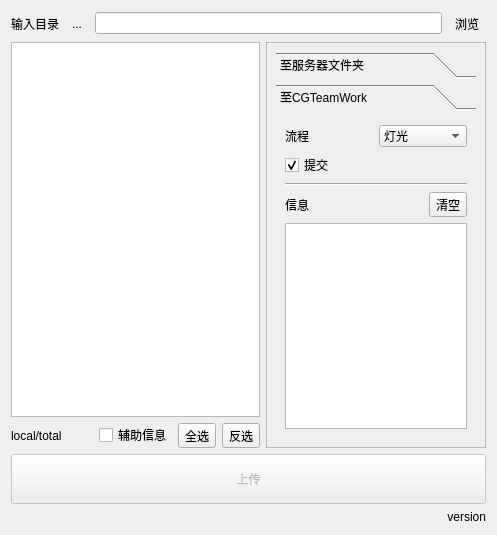
<?xml version="1.0" encoding="UTF-8"?>
<ui version="4.0">
 <class>Dialog</class>
 <widget class="QDialog" name="Dialog">
  <property name="geometry">
   <rect>
    <x>0</x>
    <y>0</y>
    <width>497</width>
    <height>535</height>
   </rect>
  </property>
  <property name="sizePolicy">
   <sizepolicy hsizetype="Expanding" vsizetype="Expanding">
    <horstretch>0</horstretch>
    <verstretch>0</verstretch>
   </sizepolicy>
  </property>
  <property name="windowTitle">
   <string>上传工具</string>
  </property>
  <layout class="QVBoxLayout" name="verticalLayout">
   <item>
    <layout class="QHBoxLayout" name="horizontalLayout_5">
     <item>
      <widget class="QLabel" name="label_6">
       <property name="sizePolicy">
        <sizepolicy hsizetype="Preferred" vsizetype="Preferred">
         <horstretch>0</horstretch>
         <verstretch>0</verstretch>
        </sizepolicy>
       </property>
       <property name="text">
        <string>输入目录</string>
       </property>
      </widget>
     </item>
     <item>
      <widget class="QToolButton" name="toolButtonOpenDir">
       <property name="text">
        <string>...</string>
       </property>
       <property name="autoRaise">
        <bool>true</bool>
       </property>
      </widget>
     </item>
     <item>
      <widget class="QLineEdit" name="dirEdit">
       <property name="dragEnabled">
        <bool>true</bool>
       </property>
      </widget>
     </item>
     <item>
      <widget class="QToolButton" name="dirButton">
       <property name="text">
        <string>浏览</string>
       </property>
       <property name="autoRaise">
        <bool>true</bool>
       </property>
      </widget>
     </item>
    </layout>
   </item>
   <item>
    <layout class="QHBoxLayout" name="horizontalLayout_2">
     <item>
      <layout class="QVBoxLayout" name="verticalLayout_4">
       <item>
        <widget class="QListWidget" name="listWidget"/>
       </item>
       <item>
        <layout class="QHBoxLayout" name="horizontalLayout_7">
         <item>
          <widget class="QLabel" name="labelCount">
           <property name="text">
            <string>local/total</string>
           </property>
          </widget>
         </item>
         <item>
          <spacer name="horizontalSpacer_2">
           <property name="orientation">
            <enum>Qt::Horizontal</enum>
           </property>
           <property name="sizeHint" stdset="0">
            <size>
             <width>40</width>
             <height>20</height>
            </size>
           </property>
          </spacer>
         </item>
         <item>
          <widget class="QCheckBox" name="checkBoxBurnIn">
           <property name="toolTip">
            <string>双击时使用burn-in版本(如果有)</string>
           </property>
           <property name="text">
            <string>辅助信息</string>
           </property>
          </widget>
         </item>
         <item>
          <widget class="QToolButton" name="toolButtonSelectAll">
           <property name="text">
            <string>全选</string>
           </property>
          </widget>
         </item>
         <item>
          <widget class="QToolButton" name="toolButtonReverseSelection">
           <property name="text">
            <string>反选</string>
           </property>
          </widget>
         </item>
        </layout>
       </item>
      </layout>
     </item>
     <item>
      <widget class="QFrame" name="frame">
       <property name="sizePolicy">
        <sizepolicy hsizetype="Preferred" vsizetype="Expanding">
         <horstretch>0</horstretch>
         <verstretch>0</verstretch>
        </sizepolicy>
       </property>
       <property name="minimumSize">
        <size>
         <width>220</width>
         <height>0</height>
        </size>
       </property>
       <property name="maximumSize">
        <size>
         <width>220</width>
         <height>16777215</height>
        </size>
       </property>
       <property name="sizeIncrement">
        <size>
         <width>0</width>
         <height>0</height>
        </size>
       </property>
       <property name="baseSize">
        <size>
         <width>0</width>
         <height>0</height>
        </size>
       </property>
       <property name="frameShape">
        <enum>QFrame::StyledPanel</enum>
       </property>
       <property name="frameShadow">
        <enum>QFrame::Raised</enum>
       </property>
       <layout class="QVBoxLayout" name="verticalLayout_5">
        <item>
         <widget class="QToolBox" name="toolBox">
          <property name="enabled">
           <bool>true</bool>
          </property>
          <property name="sizePolicy">
           <sizepolicy hsizetype="Preferred" vsizetype="Preferred">
            <horstretch>0</horstretch>
            <verstretch>0</verstretch>
           </sizepolicy>
          </property>
          <property name="minimumSize">
           <size>
            <width>200</width>
            <height>0</height>
           </size>
          </property>
          <property name="currentIndex">
           <number>1</number>
          </property>
          <widget class="QWidget" name="page">
           <property name="geometry">
            <rect>
             <x>0</x>
             <y>0</y>
             <width>200</width>
             <height>341</height>
            </rect>
           </property>
           <attribute name="label">
            <string>至服务器文件夹</string>
           </attribute>
           <layout class="QVBoxLayout" name="verticalLayout_2">
            <item>
             <layout class="QHBoxLayout" name="horizontalLayout_3">
              <item alignment="Qt::AlignLeft">
               <widget class="QLabel" name="label_4">
                <property name="text">
                 <string>服务器</string>
                </property>
               </widget>
              </item>
              <item>
               <widget class="QToolButton" name="toolButtonOpenServer">
                <property name="text">
                 <string>...</string>
                </property>
                <property name="autoRaise">
                 <bool>true</bool>
                </property>
               </widget>
              </item>
              <item>
               <spacer name="horizontalSpacer">
                <property name="orientation">
                 <enum>Qt::Horizontal</enum>
                </property>
                <property name="sizeHint" stdset="0">
                 <size>
                  <width>40</width>
                  <height>20</height>
                 </size>
                </property>
               </spacer>
              </item>
             </layout>
            </item>
            <item>
             <layout class="QHBoxLayout" name="horizontalLayout_4">
              <item>
               <widget class="QLineEdit" name="serverEdit">
                <property name="dragEnabled">
                 <bool>true</bool>
                </property>
               </widget>
              </item>
              <item>
               <widget class="QToolButton" name="serverButton">
                <property name="text">
                 <string>浏览</string>
                </property>
                <property name="autoRaise">
                 <bool>true</bool>
                </property>
               </widget>
              </item>
             </layout>
            </item>
            <item>
             <layout class="QHBoxLayout" name="horizontalLayout_12">
              <item>
               <widget class="QLabel" name="label_13">
                <property name="text">
                 <string>工程</string>
                </property>
               </widget>
              </item>
              <item>
               <widget class="QLineEdit" name="projectEdit"/>
              </item>
             </layout>
            </item>
            <item>
             <layout class="QHBoxLayout" name="horizontalLayout_6">
              <item>
               <widget class="QLabel" name="label_7">
                <property name="text">
                 <string>文件夹</string>
                </property>
               </widget>
              </item>
              <item>
               <widget class="QLineEdit" name="folderEdit"/>
              </item>
             </layout>
            </item>
            <item>
             <layout class="QHBoxLayout" name="horizontalLayout">
              <item>
               <widget class="QLineEdit" name="epEdit"/>
              </item>
              <item>
               <widget class="QLabel" name="label">
                <property name="text">
                 <string>集</string>
                </property>
               </widget>
              </item>
              <item>
               <widget class="QLineEdit" name="scEdit"/>
              </item>
              <item>
               <widget class="QLabel" name="label_2">
                <property name="text">
                 <string>场</string>
                </property>
               </widget>
              </item>
             </layout>
            </item>
            <item>
             <spacer name="verticalSpacer">
              <property name="orientation">
               <enum>Qt::Vertical</enum>
              </property>
              <property name="sizeHint" stdset="0">
               <size>
                <width>20</width>
                <height>40</height>
               </size>
              </property>
             </spacer>
            </item>
           </layout>
          </widget>
          <widget class="QWidget" name="page_2">
           <property name="enabled">
            <bool>true</bool>
           </property>
           <property name="geometry">
            <rect>
             <x>0</x>
             <y>0</y>
             <width>200</width>
             <height>341</height>
            </rect>
           </property>
           <attribute name="label">
            <string>至CGTeamWork</string>
           </attribute>
           <layout class="QVBoxLayout" name="verticalLayout_3">
            <item>
             <layout class="QHBoxLayout" name="horizontalLayout_9">
              <item>
               <widget class="QLabel" name="label_5">
                <property name="text">
                 <string>流程</string>
                </property>
               </widget>
              </item>
              <item>
               <widget class="QComboBox" name="comboBoxPipeline">
                <item>
                 <property name="text">
                  <string>灯光</string>
                 </property>
                </item>
                <item>
                 <property name="text">
                  <string>渲染</string>
                 </property>
                </item>
                <item>
                 <property name="text">
                  <string>合成</string>
                 </property>
                </item>
               </widget>
              </item>
             </layout>
            </item>
            <item>
             <widget class="QCheckBox" name="checkBoxSubmit">
              <property name="enabled">
               <bool>true</bool>
              </property>
              <property name="toolTip">
               <string>上传时同时进行一次对应镜头的CGTeamWork提交</string>
              </property>
              <property name="text">
               <string>提交</string>
              </property>
              <property name="checked">
               <bool>true</bool>
              </property>
             </widget>
            </item>
            <item>
             <widget class="Line" name="line">
              <property name="orientation">
               <enum>Qt::Horizontal</enum>
              </property>
             </widget>
            </item>
            <item>
             <layout class="QHBoxLayout" name="horizontalLayout_8">
              <item>
               <widget class="QLabel" name="label_3">
                <property name="text">
                 <string>信息</string>
                </property>
               </widget>
              </item>
              <item>
               <spacer name="horizontalSpacer_3">
                <property name="orientation">
                 <enum>Qt::Horizontal</enum>
                </property>
                <property name="sizeHint" stdset="0">
                 <size>
                  <width>40</width>
                  <height>20</height>
                 </size>
                </property>
               </spacer>
              </item>
              <item>
               <widget class="QToolButton" name="toolButtonClearInfo">
                <property name="text">
                 <string>清空</string>
                </property>
               </widget>
              </item>
             </layout>
            </item>
            <item>
             <widget class="QTextBrowser" name="textBrowser">
              <property name="enabled">
               <bool>true</bool>
              </property>
              <property name="readOnly">
               <bool>true</bool>
              </property>
             </widget>
            </item>
           </layout>
          </widget>
         </widget>
        </item>
       </layout>
      </widget>
     </item>
    </layout>
   </item>
   <item>
    <widget class="QPushButton" name="syncButton">
     <property name="enabled">
      <bool>false</bool>
     </property>
     <property name="sizePolicy">
      <sizepolicy hsizetype="MinimumExpanding" vsizetype="Fixed">
       <horstretch>0</horstretch>
       <verstretch>0</verstretch>
      </sizepolicy>
     </property>
     <property name="minimumSize">
      <size>
       <width>0</width>
       <height>50</height>
      </size>
     </property>
     <property name="text">
      <string>上传</string>
     </property>
     <property name="autoDefault">
      <bool>false</bool>
     </property>
    </widget>
   </item>
   <item>
    <widget class="QLabel" name="version_label">
     <property name="text">
      <string>version</string>
     </property>
     <property name="alignment">
      <set>Qt::AlignRight|Qt::AlignTrailing|Qt::AlignVCenter</set>
     </property>
    </widget>
   </item>
  </layout>
  <action name="actionSync">
   <property name="text">
    <string>sync</string>
   </property>
  </action>
  <action name="actionOpen">
   <property name="text">
    <string>open</string>
   </property>
  </action>
  <action name="actionServer">
   <property name="text">
    <string>server</string>
   </property>
  </action>
  <action name="actionDir">
   <property name="text">
    <string>dir</string>
   </property>
  </action>
  <action name="actionOpenDir">
   <property name="text">
    <string>openDir</string>
   </property>
  </action>
  <action name="actionOpenServer">
   <property name="text">
    <string>openServer</string>
   </property>
  </action>
  <action name="actionSelectAll">
   <property name="text">
    <string>selectAll</string>
   </property>
  </action>
  <action name="actionReverseSelection">
   <property name="text">
    <string>reverseSelection</string>
   </property>
  </action>
  <action name="actionUpdateFiles">
   <property name="text">
    <string>updateFiles</string>
   </property>
  </action>
  <action name="actionClearCache">
   <property name="text">
    <string>clearCache</string>
   </property>
  </action>
 </widget>
 <resources/>
 <connections>
  <connection>
   <sender>dirButton</sender>
   <signal>clicked()</signal>
   <receiver>actionDir</receiver>
   <slot>trigger()</slot>
   <hints>
    <hint type="sourcelabel">
     <x>486</x>
     <y>28</y>
    </hint>
    <hint type="destinationlabel">
     <x>-1</x>
     <y>-1</y>
    </hint>
   </hints>
  </connection>
  <connection>
   <sender>serverButton</sender>
   <signal>clicked()</signal>
   <receiver>actionServer</receiver>
   <slot>trigger()</slot>
   <hints>
    <hint type="sourcelabel">
     <x>466</x>
     <y>130</y>
    </hint>
    <hint type="destinationlabel">
     <x>-1</x>
     <y>-1</y>
    </hint>
   </hints>
  </connection>
  <connection>
   <sender>toolButtonOpenDir</sender>
   <signal>clicked()</signal>
   <receiver>actionOpenDir</receiver>
   <slot>trigger()</slot>
   <hints>
    <hint type="sourcelabel">
     <x>82</x>
     <y>19</y>
    </hint>
    <hint type="destinationlabel">
     <x>-1</x>
     <y>-1</y>
    </hint>
   </hints>
  </connection>
  <connection>
   <sender>toolButtonOpenServer</sender>
   <signal>clicked()</signal>
   <receiver>actionOpenServer</receiver>
   <slot>trigger()</slot>
   <hints>
    <hint type="sourcelabel">
     <x>365</x>
     <y>102</y>
    </hint>
    <hint type="destinationlabel">
     <x>-1</x>
     <y>-1</y>
    </hint>
   </hints>
  </connection>
  <connection>
   <sender>syncButton</sender>
   <signal>clicked()</signal>
   <receiver>actionSync</receiver>
   <slot>trigger()</slot>
   <hints>
    <hint type="sourcelabel">
     <x>347</x>
     <y>460</y>
    </hint>
    <hint type="destinationlabel">
     <x>-1</x>
     <y>-1</y>
    </hint>
   </hints>
  </connection>
  <connection>
   <sender>toolButtonSelectAll</sender>
   <signal>clicked()</signal>
   <receiver>actionSelectAll</receiver>
   <slot>trigger()</slot>
   <hints>
    <hint type="sourcelabel">
     <x>187</x>
     <y>438</y>
    </hint>
    <hint type="destinationlabel">
     <x>-1</x>
     <y>-1</y>
    </hint>
   </hints>
  </connection>
  <connection>
   <sender>toolButtonReverseSelection</sender>
   <signal>clicked()</signal>
   <receiver>actionReverseSelection</receiver>
   <slot>trigger()</slot>
   <hints>
    <hint type="sourcelabel">
     <x>236</x>
     <y>438</y>
    </hint>
    <hint type="destinationlabel">
     <x>-1</x>
     <y>-1</y>
    </hint>
   </hints>
  </connection>
  <connection>
   <sender>toolButtonClearInfo</sender>
   <signal>clicked()</signal>
   <receiver>textBrowser</receiver>
   <slot>clear()</slot>
   <hints>
    <hint type="sourcelabel">
     <x>443</x>
     <y>186</y>
    </hint>
    <hint type="destinationlabel">
     <x>417</x>
     <y>254</y>
    </hint>
   </hints>
  </connection>
  <connection>
   <sender>comboBoxPipeline</sender>
   <signal>currentIndexChanged(int)</signal>
   <receiver>actionClearCache</receiver>
   <slot>trigger()</slot>
   <hints>
    <hint type="sourcelabel">
     <x>423</x>
     <y>119</y>
    </hint>
    <hint type="destinationlabel">
     <x>-1</x>
     <y>-1</y>
    </hint>
   </hints>
  </connection>
  <connection>
   <sender>dirEdit</sender>
   <signal>editingFinished()</signal>
   <receiver>actionUpdateFiles</receiver>
   <slot>trigger()</slot>
   <hints>
    <hint type="sourcelabel">
     <x>272</x>
     <y>19</y>
    </hint>
    <hint type="destinationlabel">
     <x>-1</x>
     <y>-1</y>
    </hint>
   </hints>
  </connection>
 </connections>
</ui>
